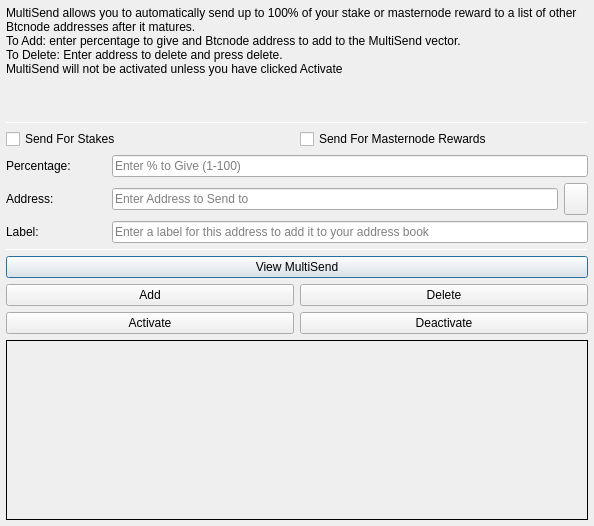
<?xml version="1.0" encoding="UTF-8"?>
<ui version="4.0">
 <class>MultiSendDialog</class>
 <widget class="QDialog" name="MultiSendDialog">
  <property name="windowModality">
   <enum>Qt::NonModal</enum>
  </property>
  <property name="geometry">
   <rect>
    <x>0</x>
    <y>0</y>
    <width>594</width>
    <height>526</height>
   </rect>
  </property>
  <property name="windowTitle">
   <string>MultiSend</string>
  </property>
  <layout class="QVBoxLayout" name="verticalLayout" stretch="0">
   <property name="margin">
    <number>6</number>
   </property>
   <item>
    <layout class="QVBoxLayout" name="verticalLayout_Main" stretch="1,1,1,0,1,1,1">
     <item>
      <widget class="QLabel" name="label_2">
       <property name="lineWidth">
        <number>1</number>
       </property>
       <property name="text">
        <string>MultiSend allows you to automatically send up to 100% of your stake or masternode reward to a list of other Btcnode addresses after it matures.
To Add: enter percentage to give and Btcnode address to add to the MultiSend vector.
To Delete: Enter address to delete and press delete.
MultiSend will not be activated unless you have clicked Activate</string>
       </property>
       <property name="alignment">
        <set>Qt::AlignLeading|Qt::AlignLeft|Qt::AlignTop</set>
       </property>
       <property name="wordWrap">
        <bool>true</bool>
       </property>
      </widget>
     </item>
     <item>
      <widget class="Line" name="line">
       <property name="minimumSize">
        <size>
         <width>0</width>
         <height>1</height>
        </size>
       </property>
       <property name="maximumSize">
        <size>
         <width>16777215</width>
         <height>1</height>
        </size>
       </property>
       <property name="orientation">
        <enum>Qt::Horizontal</enum>
       </property>
      </widget>
     </item>
     <item>
      <layout class="QVBoxLayout" name="verticalLayout_Settings">
       <item>
        <layout class="QHBoxLayout" name="horizontalLayout">
         <item>
          <widget class="QCheckBox" name="multiSendStakeCheckBox">
           <property name="text">
            <string>Send For Stakes</string>
           </property>
          </widget>
         </item>
         <item>
          <widget class="QCheckBox" name="multiSendMasternodeCheckBox">
           <property name="text">
            <string>Send For Masternode Rewards</string>
           </property>
          </widget>
         </item>
        </layout>
       </item>
       <item>
        <layout class="QHBoxLayout" name="horizontalLayout_6">
         <item>
          <widget class="QLabel" name="label">
           <property name="minimumSize">
            <size>
             <width>100</width>
             <height>0</height>
            </size>
           </property>
           <property name="toolTip">
            <string>Percentage of stake to send</string>
           </property>
           <property name="text">
            <string>Percentage:</string>
           </property>
          </widget>
         </item>
         <item>
          <widget class="QLineEdit" name="multiSendPercentEdit">
           <property name="toolTip">
            <string>Enter whole numbers 1 - 100</string>
           </property>
           <property name="placeholderText">
            <string>Enter % to Give (1-100)</string>
           </property>
          </widget>
         </item>
        </layout>
       </item>
       <item>
        <layout class="QHBoxLayout" name="horizontalLayout_7">
         <item>
          <widget class="QLabel" name="label_5">
           <property name="minimumSize">
            <size>
             <width>100</width>
             <height>0</height>
            </size>
           </property>
           <property name="toolTip">
            <string>Address to send portion of stake to</string>
           </property>
           <property name="text">
            <string>Address:</string>
           </property>
          </widget>
         </item>
         <item>
          <widget class="QLineEdit" name="multiSendAddressEdit">
           <property name="toolTip">
            <string/>
           </property>
           <property name="placeholderText">
            <string>Enter Address to Send to</string>
           </property>
          </widget>
         </item>
         <item>
          <widget class="QToolButton" name="addressBookButton">
           <property name="maximumSize">
            <size>
             <width>16777215</width>
             <height>32</height>
            </size>
           </property>
           <property name="toolTip">
            <string>Choose an address from the address book</string>
           </property>
           <property name="text">
            <string/>
           </property>
           <property name="icon">
            <iconset resource="../btcnode.qrc">
             <normaloff>:/icons/address-book</normaloff>:/icons/address-book</iconset>
           </property>
           <property name="shortcut">
            <string>Alt+A</string>
           </property>
          </widget>
         </item>
        </layout>
       </item>
      </layout>
     </item>
     <item>
      <layout class="QHBoxLayout" name="horizontalLayout_3">
       <item>
        <widget class="QLabel" name="label_3">
         <property name="minimumSize">
          <size>
           <width>100</width>
           <height>0</height>
          </size>
         </property>
         <property name="text">
          <string>Label:</string>
         </property>
        </widget>
       </item>
       <item>
        <widget class="QLineEdit" name="labelAddressLabelEdit">
         <property name="placeholderText">
          <string>Enter a label for this address to add it to your address book</string>
         </property>
        </widget>
       </item>
      </layout>
     </item>
     <item>
      <widget class="Line" name="line_2">
       <property name="minimumSize">
        <size>
         <width>0</width>
         <height>1</height>
        </size>
       </property>
       <property name="maximumSize">
        <size>
         <width>16777215</width>
         <height>1</height>
        </size>
       </property>
       <property name="orientation">
        <enum>Qt::Horizontal</enum>
       </property>
      </widget>
     </item>
     <item>
      <layout class="QVBoxLayout" name="verticalLayout_Buttons">
       <item>
        <layout class="QHBoxLayout" name="horizontalLayout_4">
         <item>
          <widget class="QPushButton" name="viewButton">
           <property name="toolTip">
            <string/>
           </property>
           <property name="statusTip">
            <string>View MultiSend Vector</string>
           </property>
           <property name="text">
            <string>View MultiSend</string>
           </property>
          </widget>
         </item>
        </layout>
       </item>
       <item>
        <layout class="QHBoxLayout" name="horizontalLayout_2">
         <item>
          <widget class="QPushButton" name="addButton">
           <property name="toolTip">
            <string/>
           </property>
           <property name="statusTip">
            <string>Add to MultiSend Vector</string>
           </property>
           <property name="text">
            <string>Add</string>
           </property>
          </widget>
         </item>
         <item>
          <widget class="QPushButton" name="deleteButton">
           <property name="toolTip">
            <string/>
           </property>
           <property name="statusTip">
            <string>Delete Address From MultiSend Vector</string>
           </property>
           <property name="text">
            <string>Delete</string>
           </property>
          </widget>
         </item>
        </layout>
       </item>
       <item>
        <layout class="QHBoxLayout" name="horizontalLayout_5">
         <item>
          <widget class="QPushButton" name="activateButton">
           <property name="statusTip">
            <string>Activate MultiSend</string>
           </property>
           <property name="text">
            <string>Activate</string>
           </property>
          </widget>
         </item>
         <item>
          <widget class="QPushButton" name="disableButton">
           <property name="statusTip">
            <string>Deactivate MultiSend</string>
           </property>
           <property name="text">
            <string>Deactivate</string>
           </property>
          </widget>
         </item>
        </layout>
       </item>
      </layout>
     </item>
     <item>
      <widget class="QLabel" name="message">
       <property name="minimumSize">
        <size>
         <width>0</width>
         <height>180</height>
        </size>
       </property>
       <property name="frameShape">
        <enum>QFrame::Panel</enum>
       </property>
       <property name="frameShadow">
        <enum>QFrame::Plain</enum>
       </property>
       <property name="lineWidth">
        <number>1</number>
       </property>
       <property name="midLineWidth">
        <number>1</number>
       </property>
       <property name="text">
        <string/>
       </property>
       <property name="alignment">
        <set>Qt::AlignLeading|Qt::AlignLeft|Qt::AlignTop</set>
       </property>
       <property name="wordWrap">
        <bool>true</bool>
       </property>
      </widget>
     </item>
    </layout>
   </item>
  </layout>
 </widget>
 <resources>
  <include location="../btcnode.qrc"/>
 </resources>
 <connections/>
</ui>
